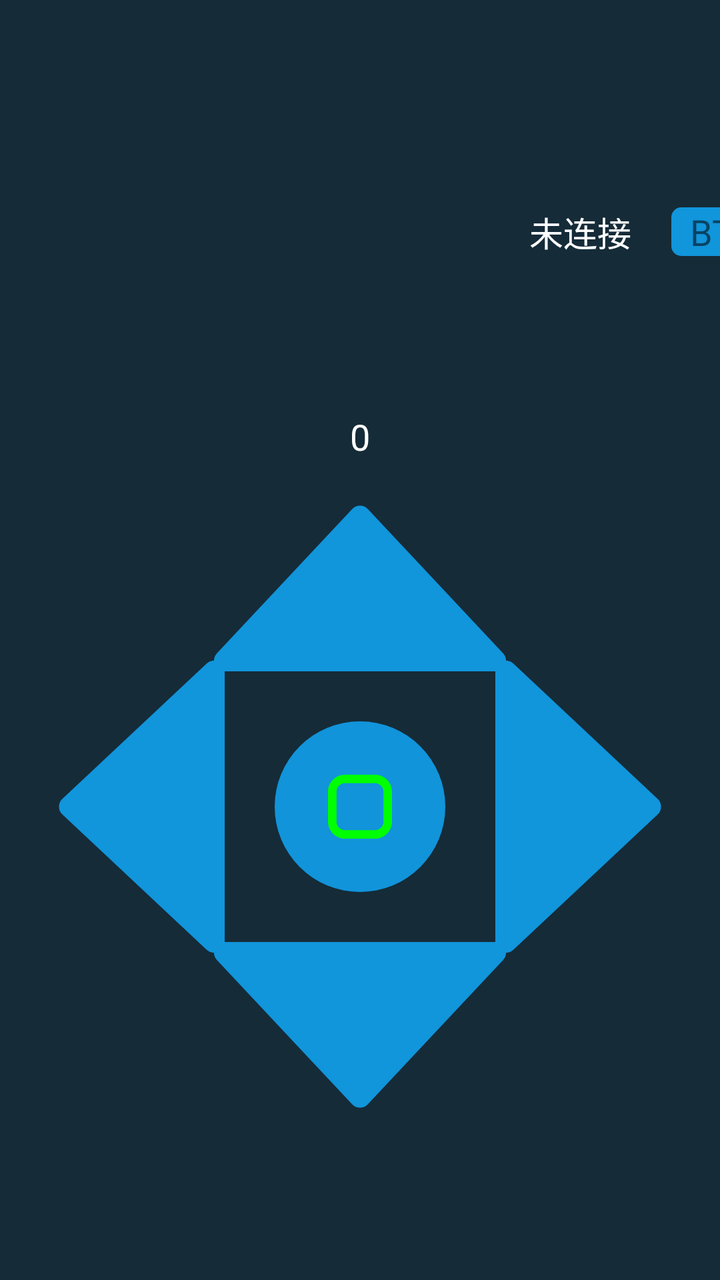
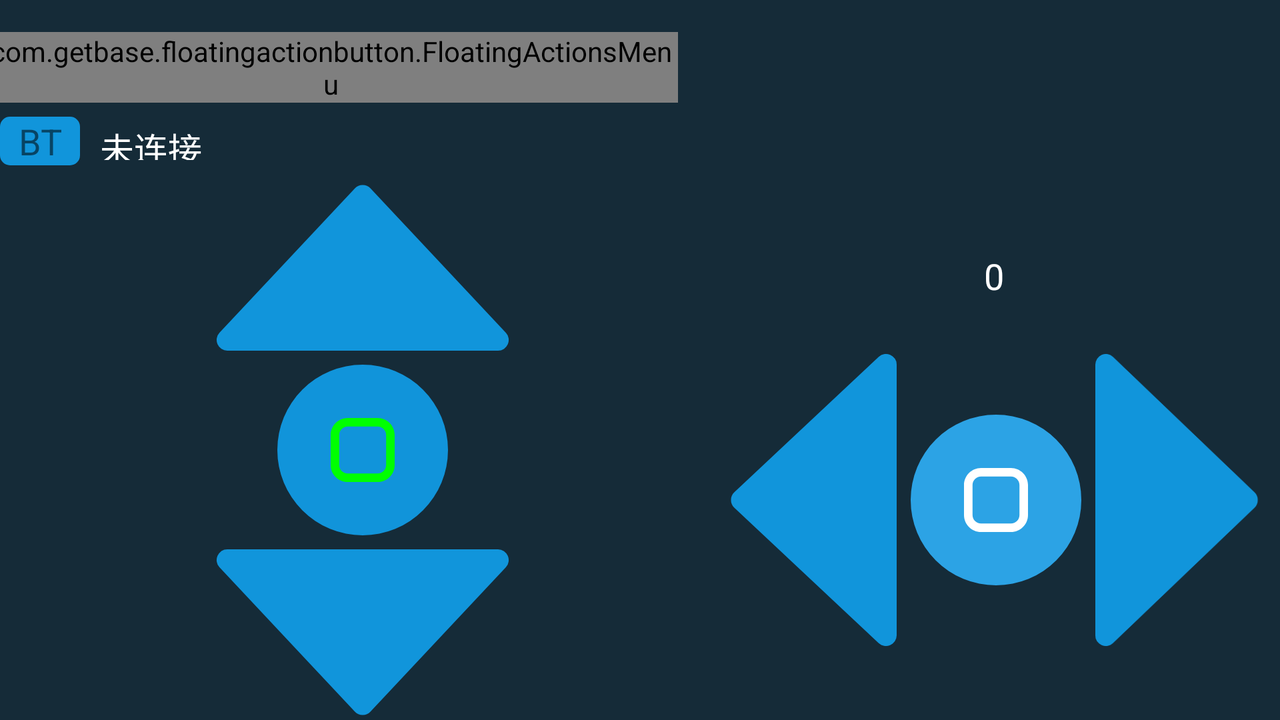

First picture: res/layout/ on a phone held upright. Second picture: the repository's own variant of that layout, on a device whose configuration matches the variant's folder. Source for both follows.
<!-- AndroidManifest.xml: application theme AppTheme -->
<!-- res/layout/activity_main.xml -->
<?xml version="1.0" encoding="utf-8"?>
<RelativeLayout xmlns:android="http://schemas.android.com/apk/res/android"
    xmlns:fab="http://schemas.android.com/apk/res-auto"
    xmlns:tools="http://schemas.android.com/tools"
    android:id="@+id/drawer_layout"
    android:layout_width="match_parent"
    android:layout_height="match_parent"
    android:background="@color/colorPrimaryDark"
    android:fitsSystemWindows="true"
    android:gravity="center"
    android:orientation="vertical"
    tools:context=".MainActivity">


    <LinearLayout
        android:layout_width="wrap_content"
        android:layout_height="wrap_content"
        android:gravity="center"
        android:layout_alignParentRight="true"
        android:layout_marginBottom="80dp"
        android:layout_toEndOf="@id/imageButton_up">

        <TextView
            android:id="@+id/tv_state"
            android:layout_width="wrap_content"
            android:layout_height="wrap_content"
            android:layout_gravity="center"
            android:layout_marginRight="20dp"
            android:text="未连接"
            android:textColor="#fff"
            android:textSize="17sp"
            android:layout_margin="20dp"/>

        <ImageButton
            android:id="@+id/imageButton_signal"
            android:layout_width="wrap_content"
            android:layout_height="wrap_content"
            android:layout_gravity="center"
            android:background="#00000000"
            android:elevation="10dp"
            android:src="@drawable/icon_bluetooth"
            android:visibility="gone" />
        <TextView
            android:id="@+id/textView_signal"
            android:layout_width="40dp"
            android:layout_height="wrap_content"
            android:layout_gravity="center"
            android:gravity="center"
            android:background="@drawable/textview_select"
            android:text="BT"
            android:textSize="18sp"/>
        <ImageButton
            android:id="@+id/imageButton_reset"
            android:layout_width="wrap_content"
            android:layout_height="wrap_content"
            android:layout_gravity="center"
            android:layout_margin="7dp"
            android:background="@drawable/button_select_reset"
            android:visibility="gone"/>
        <com.getbase.floatingactionbutton.FloatingActionsMenu
            android:id="@+id/multiple_actions_right"
            android:layout_width="wrap_content"
            android:layout_height="wrap_content"
            android:layout_gravity="center"
            android:layout_marginTop="16dp"
            android:layout_marginEnd="16dp"
            android:layout_marginBottom="16dp"
            fab:fab_addButtonColorNormal="@color/white"
            fab:fab_addButtonColorPressed="@color/white_pressed"
            fab:fab_addButtonPlusIconColor="@color/half_black"
            fab:fab_addButtonSize="mini"
            fab:fab_addButtonStrokeVisible="false"
            fab:fab_expandDirection="down"
            android:visibility="gone">

            <com.getbase.floatingactionbutton.FloatingActionButton
                android:id="@+id/fab_bluetooth"
                android:layout_width="wrap_content"
                android:layout_height="wrap_content"
                fab:fab_colorNormal="@color/white"
                fab:fab_colorPressed="@color/white_pressed"
                fab:fab_icon="@drawable/icon_bluetooth2"
                fab:fab_size="mini"/>

            <com.getbase.floatingactionbutton.FloatingActionButton
                android:layout_width="wrap_content"
                android:layout_height="wrap_content"
                fab:fab_colorNormal="@color/white"
                fab:fab_colorPressed="@color/white_pressed"
                fab:fab_icon="@drawable/icon_wifi"
                fab:fab_size="mini" />

            <com.getbase.floatingactionbutton.FloatingActionButton
                android:layout_width="wrap_content"
                android:layout_height="wrap_content"
                fab:fab_colorNormal="@color/white"
                fab:fab_colorPressed="@color/white_pressed"
                fab:fab_icon="@drawable/icon_4g"
                fab:fab_size="mini" />

        </com.getbase.floatingactionbutton.FloatingActionsMenu>

    </LinearLayout>

    <ImageButton
        android:id="@+id/imageButton_ok"
        android:layout_width="wrap_content"
        android:layout_height="wrap_content"
        android:layout_centerInParent="true"
        android:layout_margin="25dp"
        android:background="@drawable/button_select_ok"
        android:gravity="bottom" />

    <ImageView
        android:id="@+id/imageView_car"
        android:layout_width="match_parent"
        android:layout_height="wrap_content"
        android:layout_gravity="center"
        android:layout_above="@+id/tv_angle"
        android:src="@drawable/car"
        android:rotation="0" />

    <TextView
        android:id="@+id/tv_angle"
        android:layout_width="match_parent"
        android:layout_height="wrap_content"
        android:layout_above="@+id/imageButton_up"
        android:layout_marginBottom="20dp"
        android:gravity="center"
        android:text="0"
        android:textColor="#fff"
        android:textSize="18sp" />

    <ImageButton
        android:id="@+id/imageButton_up"
        android:layout_width="wrap_content"
        android:layout_height="wrap_content"
        android:layout_above="@id/imageButton_ok"
        android:layout_centerHorizontal="true"
        android:background="@drawable/button_select_up" />

    <ImageButton
        android:id="@+id/imageButton_down"
        android:layout_width="wrap_content"
        android:layout_height="wrap_content"
        android:layout_below="@+id/imageButton_ok"
        android:layout_centerHorizontal="true"
        android:background="@drawable/button_select_down" />


    <ImageButton
        android:id="@+id/imageButton_left"
        android:layout_width="wrap_content"
        android:layout_height="wrap_content"
        android:layout_centerVertical="true"
        android:layout_toLeftOf="@+id/imageButton_ok"
        android:background="@drawable/button_select_left" />


    <ImageButton
        android:id="@+id/imageButton_right"
        android:layout_width="wrap_content"
        android:layout_height="wrap_content"
        android:layout_centerVertical="true"
        android:layout_toRightOf="@+id/imageButton_ok"
        android:background="@drawable/button_select_right" />


</RelativeLayout>
<!-- resources referenced by this layout -->
<resources>
  <color name="colorPrimaryDark">#FF152B38</color>
  <color name="half_black">#808080</color>
  <color name="white">#fafafa</color>
  <color name="white_pressed">#f1f1f1</color>
  <!-- drawable button_select_down (drawable) -->
  <?xml version="1.0" encoding="utf-8"?>
  <selector xmlns:android="http://schemas.android.com/apk/res/android">
      <item android:state_pressed="false" android:drawable="@drawable/icon_down"/>
      <item android:state_pressed="true" android:drawable="@drawable/icon_down_press"/>
  </selector>
  <!-- drawable button_select_left (drawable) -->
  <?xml version="1.0" encoding="utf-8"?>
  <selector xmlns:android="http://schemas.android.com/apk/res/android">
      <item android:state_pressed="false" android:drawable="@drawable/icon_left"/>
      <item android:state_pressed="true" android:drawable="@drawable/icon_left_press"/>
  </selector>
  <!-- drawable button_select_ok (drawable) -->
  <?xml version="1.0" encoding="utf-8"?>
  <selector xmlns:android="http://schemas.android.com/apk/res/android">
      <item android:state_pressed="false" android:drawable="@drawable/icon_ok" />
      <item android:state_pressed="true" android:drawable="@drawable/icon_ok_press" />
  </selector>
  <!-- drawable button_select_reset (drawable) -->
  <?xml version="1.0" encoding="utf-8"?>
  <selector xmlns:android="http://schemas.android.com/apk/res/android">
      <item android:state_pressed="false" android:drawable="@drawable/icon_reset"/>
      <item android:state_pressed="true" android:drawable="@drawable/icon_reset_press"/>
  </selector>
  <!-- drawable button_select_right (drawable) -->
  <?xml version="1.0" encoding="utf-8"?>
  <selector xmlns:android="http://schemas.android.com/apk/res/android">
      <item android:state_pressed="false" android:drawable="@drawable/icon_right"/>
      <item android:state_pressed="true" android:drawable="@drawable/icon_right_press"/>
  </selector>
  <!-- drawable button_select_up (drawable) -->
  <?xml version="1.0" encoding="utf-8"?>
  <selector xmlns:android="http://schemas.android.com/apk/res/android">
      <item android:state_pressed="false" android:drawable="@drawable/icon_up"/>
      <item android:state_pressed="true" android:drawable="@drawable/icon_up_press"/>
  </selector>
  <!-- drawable icon_4g: png bitmap (drawable-xxhdpi, 1075 bytes) -->
  <!-- drawable icon_bluetooth: png bitmap (drawable, 1004 bytes) -->
  <!-- drawable icon_bluetooth2: png bitmap (drawable-xxhdpi, 1050 bytes) -->
  <!-- drawable icon_wifi: png bitmap (drawable, 1310 bytes) -->
  <!-- drawable textview_select (drawable) -->
  <?xml version="1.0" encoding="utf-8"?>
  <shape xmlns:android="http://schemas.android.com/apk/res/android">
      <corners
          android:radius="5dp">
      </corners>
      <solid android:color="@color/colorbg"></solid>
  </shape>
  <style name="AppTheme" parent="Theme.AppCompat.Light.NoActionBar">
          
          <item name="colorPrimary">@color/colorPrimaryDark</item>
          <item name="colorPrimaryDark">@color/colorPrimaryDark</item>
          <item name="colorAccent">@color/colorAccent</item>
      </style>
  <!-- drawable icon_down: png bitmap (drawable-xxhdpi, 7281 bytes) -->
  <!-- drawable icon_down_press: png bitmap (drawable-xxhdpi, 7103 bytes) -->
  <!-- drawable icon_left: png bitmap (drawable-xxhdpi, 7793 bytes) -->
  <!-- drawable icon_left_press: png bitmap (drawable-xxhdpi, 7582 bytes) -->
  <!-- drawable icon_ok: png bitmap (drawable-xxhdpi, 9788 bytes) -->
  <!-- drawable icon_ok_press: png bitmap (drawable-xxhdpi, 9761 bytes) -->
  <!-- drawable icon_reset: png bitmap (drawable-xxhdpi, 9826 bytes) -->
  <!-- drawable icon_right: png bitmap (drawable-xxhdpi, 7789 bytes) -->
  <!-- drawable icon_right_press: png bitmap (drawable-xxhdpi, 7544 bytes) -->
  <!-- drawable icon_up: png bitmap (drawable-xxhdpi, 7047 bytes) -->
  <!-- drawable icon_up_press: png bitmap (drawable-xxhdpi, 6815 bytes) -->
  <color name="colorbg">#1195DB</color>
  <color name="colorAccent">#D81B60</color>
</resources>
<!-- res/layout-land/activity_main.xml (the repository's variant of the layout above) -->
<!-- drawn on the phone turned sideways -->
<?xml version="1.0" encoding="utf-8"?>
<LinearLayout xmlns:android="http://schemas.android.com/apk/res/android"
    xmlns:fab="http://schemas.android.com/apk/res-auto"
    android:id="@+id/drawer_layout"
    android:layout_width="match_parent"
    android:layout_height="match_parent"
    android:background="@color/colorPrimaryDark"
    android:fitsSystemWindows="true"
    android:orientation="horizontal">

    <LinearLayout
        android:layout_width="match_parent"
        android:layout_height="match_parent"
        android:gravity="bottom">

        <LinearLayout
            android:layout_width="wrap_content"
            android:layout_height="match_parent"
            android:layout_weight="1"
            android:orientation="vertical">

            <LinearLayout
                android:layout_width="wrap_content"
                android:layout_height="wrap_content"
                android:layout_gravity="center"
                android:layout_weight="1"
                android:gravity="center"
                android:orientation="vertical">

                <com.getbase.floatingactionbutton.FloatingActionsMenu
                    android:id="@+id/multiple_actions_right"
                    android:layout_width="wrap_content"
                    android:layout_height="wrap_content"
                    android:layout_gravity="center"
                    android:layout_marginTop="16dp"
                    android:layout_marginEnd="16dp"
                    android:layout_marginRight="16dp"
                    fab:fab_addButtonColorNormal="@color/white"
                    fab:fab_addButtonColorPressed="@color/white_pressed"
                    fab:fab_addButtonPlusIconColor="@color/half_black"
                    fab:fab_addButtonSize="mini"
                    fab:fab_addButtonStrokeVisible="false"
                    fab:fab_expandDirection="right">

                    <com.getbase.floatingactionbutton.FloatingActionButton
                        android:id="@+id/fab_bluetooth"
                        android:layout_width="wrap_content"
                        android:layout_height="wrap_content"
                        fab:fab_colorNormal="@color/white"
                        fab:fab_colorPressed="@color/white_pressed"
                        fab:fab_icon="@drawable/icon_bluetooth2"
                        fab:fab_size="mini"/>

                    <com.getbase.floatingactionbutton.FloatingActionButton
                        android:layout_width="wrap_content"
                        android:layout_height="wrap_content"
                        fab:fab_colorNormal="@color/white"
                        fab:fab_colorPressed="@color/white_pressed"
                        fab:fab_icon="@drawable/icon_wifi"
                        fab:fab_size="mini" />

                    <com.getbase.floatingactionbutton.FloatingActionButton
                        android:layout_width="wrap_content"
                        android:layout_height="wrap_content"
                        fab:fab_colorNormal="@color/white"
                        fab:fab_colorPressed="@color/white_pressed"
                        fab:fab_icon="@drawable/icon_4g"
                        fab:fab_size="mini" />

                </com.getbase.floatingactionbutton.FloatingActionsMenu>


                <LinearLayout
                    android:layout_width="wrap_content"
                    android:layout_height="wrap_content"
                    android:orientation="horizontal"
                    android:layout_gravity="left">

                    <ImageButton
                        android:id="@+id/imageButton_signal"
                        android:layout_width="wrap_content"
                        android:layout_height="wrap_content"
                        android:layout_gravity="center"
                        android:background="#00000000"
                        android:src="@drawable/icon_bluetooth"
                        android:visibility="gone" />

                    <TextView
                        android:id="@+id/textView_signal"
                        android:layout_width="40dp"
                        android:layout_height="wrap_content"
                        android:layout_gravity="center"
                        android:background="@drawable/textview_select"
                        android:gravity="center"
                        android:text="BT"
                        android:textSize="18sp" />

                    <TextView
                        android:id="@+id/tv_state"
                        android:layout_width="wrap_content"
                        android:layout_height="wrap_content"
                        android:layout_gravity="center"
                        android:layout_margin="10dp"
                        android:text="未连接"
                        android:textColor="#fff"
                        android:textSize="17sp" />
                </LinearLayout>

            </LinearLayout>


            <LinearLayout
                android:layout_width="wrap_content"
                android:layout_height="wrap_content"
                android:layout_gravity="center"
                android:gravity="center"
                android:orientation="vertical">

                <ImageButton
                    android:id="@+id/imageButton_up"
                    android:layout_width="wrap_content"
                    android:layout_height="wrap_content"
                    android:background="@drawable/button_select_up" />

                <ImageButton
                    android:id="@+id/imageButton_ok"
                    android:layout_width="wrap_content"
                    android:layout_height="wrap_content"
                    android:layout_gravity="center"
                    android:layout_margin="7dp"
                    android:background="@drawable/button_select_ok" />

                <ImageButton
                    android:id="@+id/imageButton_down"
                    android:layout_width="wrap_content"
                    android:layout_height="wrap_content"
                    android:background="@drawable/button_select_down" />
            </LinearLayout>
        </LinearLayout>

        <LinearLayout
            android:layout_width="wrap_content"
            android:layout_height="wrap_content"
            android:layout_weight="1"></LinearLayout>

        <LinearLayout
            android:layout_width="wrap_content"
            android:layout_height="match_parent"
            android:layout_gravity="bottom"
            android:layout_marginRight="10dp"
            android:layout_weight="1"
            android:orientation="vertical">

            <LinearLayout
                android:layout_width="wrap_content"
                android:layout_height="wrap_content"
                android:layout_gravity="center"
                android:layout_weight="1"></LinearLayout>


            <ImageView
                android:id="@+id/imageView_car"
                android:layout_width="wrap_content"
                android:layout_height="wrap_content"
                android:layout_gravity="center"
                android:layout_marginBottom="10dp"
                android:background="#00000000"
                android:rotation="0"
                android:src="@drawable/car" />

            <TextView
                android:id="@+id/tv_angle"
                android:layout_width="match_parent"
                android:layout_height="wrap_content"
                android:layout_marginBottom="20dp"
                android:gravity="center"
                android:text="0"
                android:textColor="#fff"
                android:textSize="18sp" />


            <LinearLayout
                android:layout_width="wrap_content"
                android:layout_height="wrap_content"
                android:layout_gravity="center"
                android:layout_marginBottom="30dp"
                android:orientation="horizontal">

                <ImageButton
                    android:id="@+id/imageButton_left"
                    android:layout_width="wrap_content"
                    android:layout_height="wrap_content"
                    android:background="@drawable/button_select_left" />

                <ImageButton
                    android:id="@+id/imageButton_reset"
                    android:layout_width="wrap_content"
                    android:layout_height="wrap_content"
                    android:layout_gravity="center"
                    android:layout_margin="7dp"
                    android:background="@drawable/button_select_reset" />

                <ImageButton
                    android:id="@+id/imageButton_right"
                    android:layout_width="wrap_content"
                    android:layout_height="wrap_content"
                    android:background="@drawable/button_select_right" />
            </LinearLayout>
        </LinearLayout>
    </LinearLayout>
</LinearLayout>
